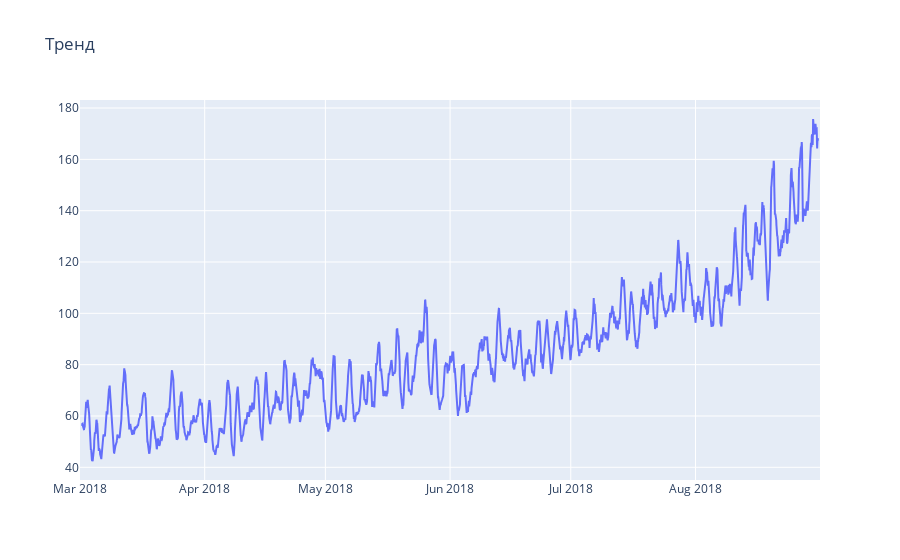

The cell this chart's notebook holds for it:
### Markdown cell above
Ночью пик может быть вызван тем, что другим транспортом добраться до места сложно, в 16 часов еще нет вечерних пробок? Трудно сказать, с чем связана такая сезонность

### Code cell
trend = pd.DataFrame(decomposed.trend)
plotly_df(trend, 'Тренд')

### Figure 1 — Plotly figure (JSON) as saved in the notebook; plotly's stock layout.template omitted (floating-point values rounded to 4 significant figures; data arrays with more than 128 entries replaced by an {"elided": "..."} marker saying what was removed)
{"data": [{"mode": "lines", "name": "trend", "type": "scatter", "x": {"elided": "4416 str values"}, "y": {"elided": "4416 float values"}}], "layout": {"title": {"text": "Тренд"}}}
